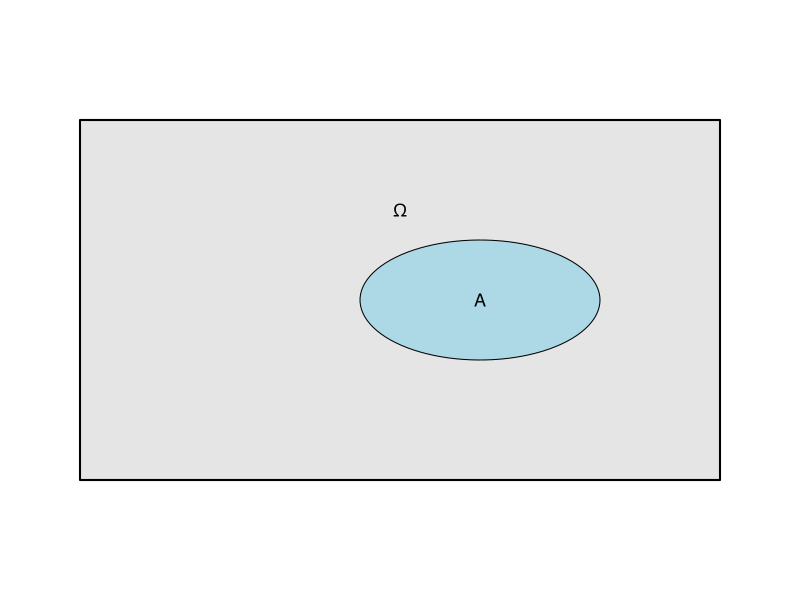
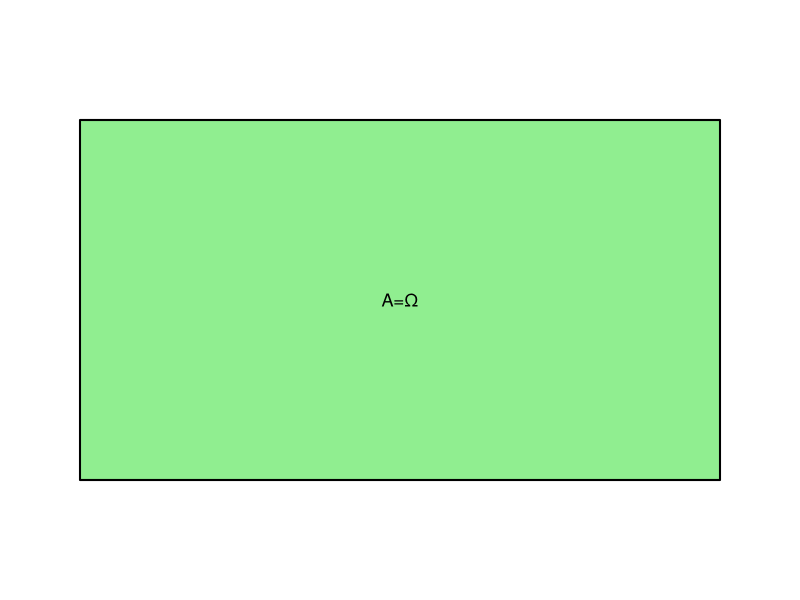
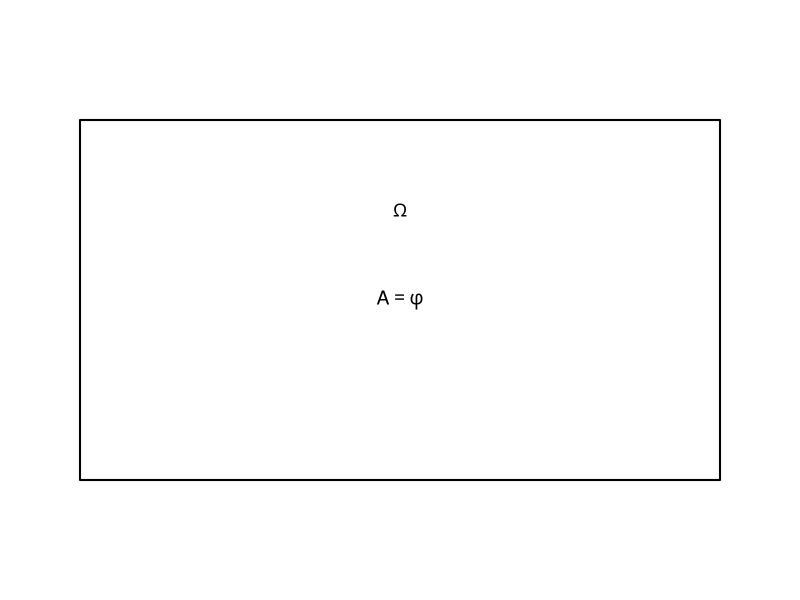
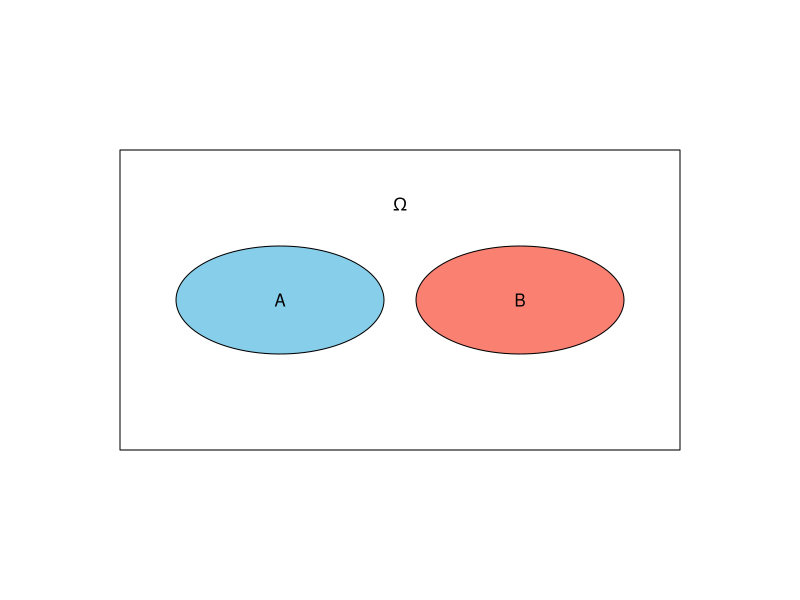
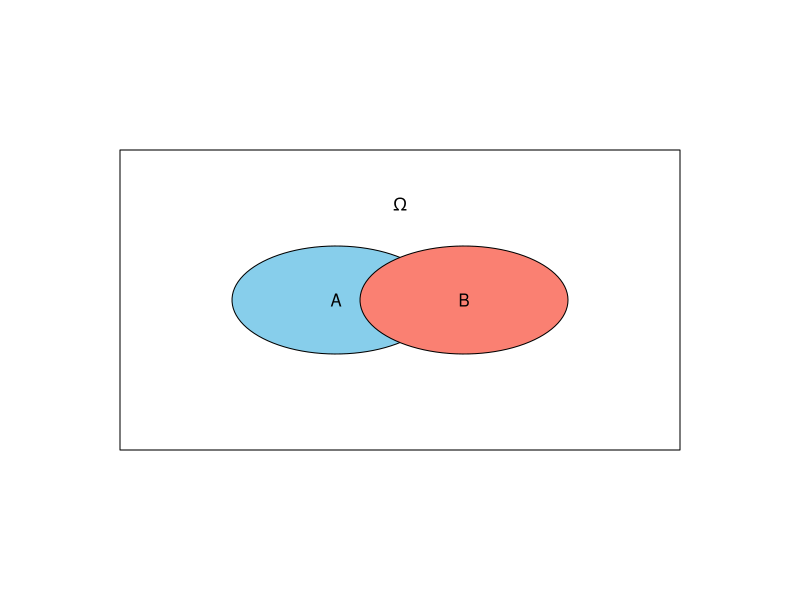
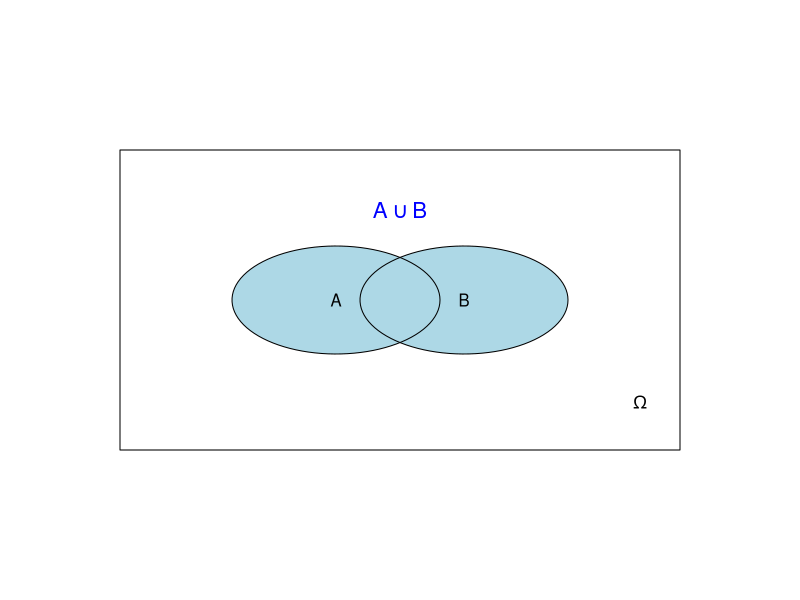
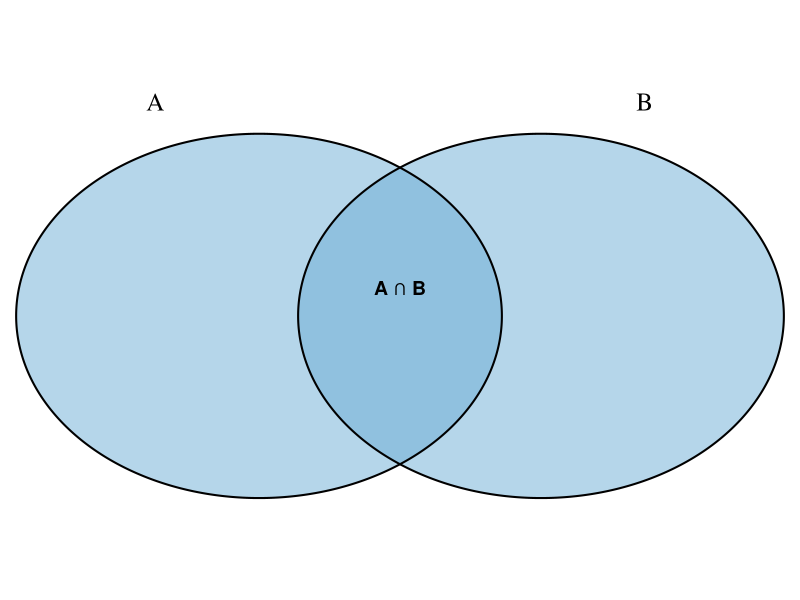
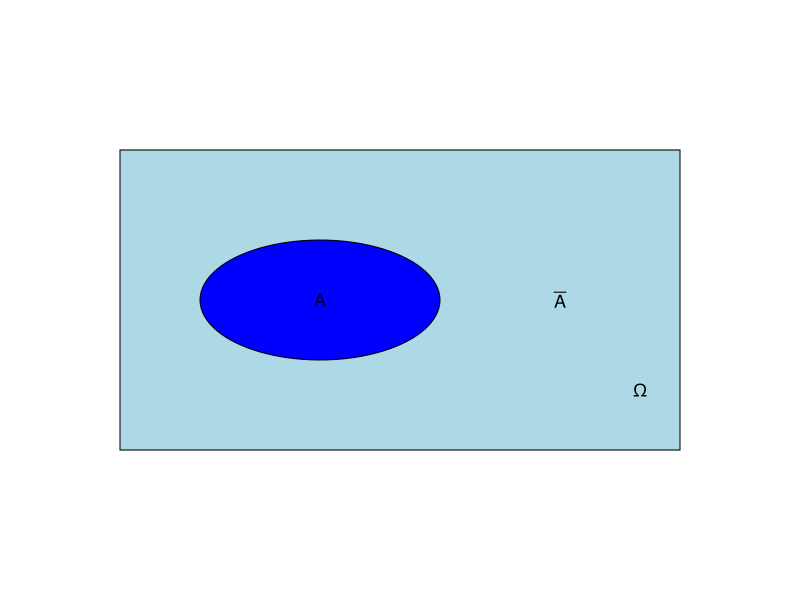

Recreate these plots in R, in order.
## ---- chunk 1
library(grid)
grid.newpage()
pushViewport(viewport())

# Rectángulo Ω
grid.rect(width = 0.8, height = 0.6, gp = gpar(fill = "gray90", col = "black", lwd = 2))
grid.text(expression(Omega), y = unit(0.65, "npc"), gp = gpar(fontsize = 13, fontface = "bold"))

# Elipse A dentro de Ω
theta <- seq(0, 2*pi, length.out = 100)
x <- 0.6 + 0.15*cos(theta)
y <- 0.5 + 0.1*sin(theta)
grid.polygon(x = x, y = y, gp = gpar(fill = "lightblue", col = "black"))
grid.text("A", x = 0.6, y = 0.5, gp = gpar(fontsize = 13))
## ---- chunk 2
library(grid)
grid.newpage()
pushViewport(viewport())

# Dibujar rectángulo Ω
grid.rect(width = 0.8, height = 0.6, gp = gpar(fill = "lightgreen", col = "black", lwd = 2))
grid.text("A=Ω", x = 0.5, y = 0.5, gp = gpar(fontsize = 13, col = "black"))
## ---- chunk 3
library(grid)
grid.newpage()
pushViewport(viewport())

# Dibujar Ω como un rectángulo
grid.rect(width = 0.8, height = 0.6, gp = gpar(fill = "white", col = "black", lwd = 2))
grid.text(expression(Omega), x = 0.5, y = 0.65, gp = gpar(fontsize = 13, fontface = "bold"))

# Mostrar A = ∅çç usando notación matemática
grid.text(expression(A == phi), x = 0.5, y = 0.5, gp = gpar(fontsize = 14))
## ---- chunk 4
library(grid)
grid.newpage()
pushViewport(viewport())

# Espacio muestral (rectángulo más pequeño y proporcionado)
grid.rect(width = 0.7, height = 0.5, gp = gpar(fill = "white", col = "black"))
grid.text(expression(Omega), y = unit(0.66, "npc"), gp = gpar(fontsize = 13))

# Elipses A y B (separadas ligeramente más pequeñas)
theta <- seq(0, 2*pi, length.out = 100)
xA <- 0.35 + 0.13*cos(theta)
yA <- 0.5 + 0.09*sin(theta)
grid.polygon(x = xA, y = yA, gp = gpar(fill = "skyblue", col = "black"))
grid.text("A", x = 0.35, y = 0.5)

xB <- 0.65 + 0.13*cos(theta)
yB <- 0.5 + 0.09*sin(theta)
grid.polygon(x = xB, y = yB, gp = gpar(fill = "salmon", col = "black"))
grid.text("B", x = 0.65, y = 0.5)

## ---- chunk 5
library(grid)
grid.newpage()
pushViewport(viewport())

# Espacio muestral
grid.rect(width = 0.7, height = 0.5, gp = gpar(fill = "white", col = "black"))
grid.text(expression(Omega), y = unit(0.66, "npc"), gp = gpar(fontsize = 13))

# Elipses A y B con intersección
theta <- seq(0, 2*pi, length.out = 100)
xA <- 0.42 + 0.13*cos(theta)
yA <- 0.5 + 0.09*sin(theta)
grid.polygon(x = xA, y = yA, gp = gpar(fill = "skyblue", col = "black"))
grid.text("A", x = 0.42, y = 0.5)

xB <- 0.58 + 0.13*cos(theta)
yB <- 0.5 + 0.09*sin(theta)
grid.polygon(x = xB, y = yB, gp = gpar(fill = "salmon", col = "black"))
grid.text("B", x = 0.58, y = 0.5)
## ---- chunk 6
library(grid)
grid.newpage()
pushViewport(viewport())

# Rectángulo del espacio muestral
grid.rect(width = 0.7, height = 0.5, gp = gpar(fill = "white", col = "black"))
grid.text(expression(Omega), x = unit(0.8, "npc"), y = unit(0.33, "npc"), gp = gpar(fontsize = 13))

# Elipses A y B
theta <- seq(0, 2*pi, length.out = 100)
xA <- 0.42 + 0.13*cos(theta)
yA <- 0.5 + 0.09*sin(theta)
grid.polygon(x = xA, y = yA, gp = gpar(fill = "lightblue", col = NA))

xB <- 0.58 + 0.13*cos(theta)
yB <- 0.5 + 0.09*sin(theta)
grid.polygon(x = xB, y = yB, gp = gpar(fill = "lightblue", col = NA))

# Contornos
grid.polygon(x = xA, y = yA, gp = gpar(fill = NA, col = "black"))
grid.polygon(x = xB, y = yB, gp = gpar(fill = NA, col = "black"))

# Etiquetas internas
grid.text("A", x = 0.42, y = 0.5)
grid.text("B", x = 0.58, y = 0.5)

# Etiqueta A ∪ B dentro del recuadro pero fuera de la intersección
grid.text(expression(paste(A %union%B)), 
          x = 0.5, y = 0.65, gp = gpar(fontsize = 16, col = "blue"))

## ---- chunk 7
library(VennDiagram)

# Datos
genes <- paste("gene", 1:1000, sep = "")
set.seed(20231214)
x <- list(
  A = sample(genes, 300),
  B = sample(genes, 525)
)

# Igualar tamaños visuales (mismo área para A y B)
mismo_tamano <- max(length(x$A), length(x$B))

# Calcular intersección real
interseccion <- length(intersect(x$A, x$B))

# Dibujar el diagrama
grid.newpage()
venn.plot <- draw.pairwise.venn(
  area1 = mismo_tamano,
  area2 = mismo_tamano,
  cross.area = interseccion,
  category = c("A", "B"),
  fill = c("#6BAED6", "#6BAED6"),  # Azul claro
  alpha = c(0.5, 0.5),
  cat.pos = c(-20, 20),
  cat.dist = 0.05,
  lty = "solid",
  cex = 0,
  cat.cex = 1.5
)

# Añadir etiqueta en la intersección
grid.text("A ∩ B", x = 0.5, y = 0.52, gp = gpar(fontsize = 14, fontface = "bold"))


## ---- chunk 8
library(grid)
grid.newpage()
pushViewport(viewport())

# Rectángulo que representa Ω
grid.rect(width = 0.7, height = 0.5, gp = gpar(fill = "lightblue", col = "black"))
grid.text(expression(Omega), x = unit(0.8, "npc"), y = unit(0.35, "npc"), gp = gpar(fontsize = 13))

# Elipse para A (a la izquierda)
theta <- seq(0, 2*pi, length.out = 100)
xA <- 0.4 + 0.15*cos(theta)
yA <- 0.5 + 0.1*sin(theta)
grid.polygon(x = xA, y = yA, gp = gpar(fill = "blue", col = "black"))
grid.text("A", x = 0.4, y = 0.5, gp = gpar(fontsize = 13))

# Zona de A complementario (resto del espacio menos la elipse de A)
# Esto se sugiere visualmente como el área blanca fuera del área azul claro
grid.text(expression(bar(A)), x = 0.7, y = 0.5, gp = gpar(fontsize = 13))

## ---- chunk 9
library(grid)
grid.newpage()
pushViewport(viewport())

# Espacio muestral
grid.rect(width = 0.7, height = 0.5, gp = gpar(fill = "white", col = "black"))
grid.text(expression(Omega), x = unit(0.8, "npc"), y = unit(0.35, "npc"), gp = gpar(fontsize = 13))

# Círculo A (a la izquierda)
theta <- seq(0, 2*pi, length.out = 100)
xA <- 0.42 + 0.13*cos(theta)
yA <- 0.5 + 0.09*sin(theta)
grid.polygon(x = xA, y = yA, gp = gpar(fill = "lightblue", col = NA))

# Círculo B (a la derecha, solapado parcialmente)
xB <- 0.58 + 0.13*cos(theta)
yB <- 0.5 + 0.09*sin(theta)
grid.polygon(x = xB, y = yB, gp = gpar(fill = "white", col = NA))

# Contornos
grid.polygon(x = xA, y = yA, gp = gpar(fill = NA, col = "black"))
grid.polygon(x = xB, y = yB, gp = gpar(fill = NA, col = "black"))

# Etiquetas
grid.text("A", x = 0.4, y = 0.65, gp = gpar(fontsize = 13))
grid.text("B", x = 0.6, y = 0.65, gp = gpar(fontsize = 13))
grid.text(expression(A - B), x = 0.38, y = 0.5, gp = gpar(fontsize = 14, col = "blue"))
## ---- chunk 10
library(grid)
grid.newpage()
pushViewport(viewport())

# Espacio muestral
grid.rect(width = 0.7, height = 0.5, gp = gpar(fill = "white", col = "black"))
grid.text(expression(Omega), x = unit(0.8, "npc"), y = unit(0.35, "npc"), gp = gpar(fontsize = 13))

# Círculo B (pintamos B completo de azul claro)
theta <- seq(0, 2*pi, length.out = 100)
xB <- 0.58 + 0.13*cos(theta)
yB <- 0.5 + 0.09*sin(theta)
grid.polygon(x = xB, y = yB, gp = gpar(fill = "lightblue", col = NA))

# Círculo A (pintamos de blanco para eliminar la intersección visualmente)
xA <- 0.42 + 0.13*cos(theta)
yA <- 0.5 + 0.09*sin(theta)
grid.polygon(x = xA, y = yA, gp = gpar(fill = "white", col = NA))

# Contornos de A y B
grid.polygon(x = xA, y = yA, gp = gpar(fill = NA, col = "black"))
grid.polygon(x = xB, y = yB, gp = gpar(fill = NA, col = "black"))

# Etiquetas
grid.text("A", x = 0.4, y = 0.65, gp = gpar(fontsize = 13))
grid.text("B", x = 0.6, y = 0.65, gp = gpar(fontsize = 13))
grid.text(expression(B - A), x = 0.62, y = 0.5, gp = gpar(fontsize = 14, col = "blue"))
## ---- chunk 11
library(grid)
grid.newpage()
pushViewport(viewport())

# Espacio muestral
grid.rect(width = 0.7, height = 0.5, gp = gpar(fill = "lightblue", col = "black"))
grid.text(expression(Omega), x = unit(0.8, "npc"), y = unit(0.35, "npc"), gp = gpar(fontsize = 13))

# Círculo A
theta <- seq(0, 2*pi, length.out = 100)
xA <- 0.42 + 0.13*cos(theta)
yA <- 0.5 + 0.09*sin(theta)
grid.polygon(x = xA, y = yA, gp = gpar(fill = "white", col = NA))

# Círculo B
xB <- 0.58 + 0.13*cos(theta)
yB <- 0.5 + 0.09*sin(theta)
grid.polygon(x = xB, y = yB, gp = gpar(fill = "white", col = NA))

# Contornos de A y B
grid.polygon(x = xA, y = yA, gp = gpar(fill = NA, col = "black"))
grid.polygon(x = xB, y = yB, gp = gpar(fill = NA, col = "black"))

# Etiquetas
grid.text("A", x = 0.42, y = 0.5, gp = gpar(fontsize = 13))
grid.text("B", x = 0.58, y = 0.5, gp = gpar(fontsize = 13))

grid.text(expression(bar(A %union% B)), x = 0.5, y = 0.65, gp = gpar(fontsize = 14, col = "blue", fontface = "bold"))

## ---- chunk 12
library(grid)
grid.newpage()
pushViewport(viewport())

# Espacio muestral en azul claro
grid.rect(width = 0.7, height = 0.5, gp = gpar(fill = "lightblue", col = "black"))
grid.text(expression(Omega), x = unit(0.8, "npc"), y = unit(0.35, "npc"), gp = gpar(fontsize = 13))

# Coordenadas de los conjuntos A y B
theta <- seq(0, 2*pi, length.out = 100)
xA <- 0.42 + 0.13*cos(theta)
yA <- 0.5 + 0.09*sin(theta)
xB <- 0.58 + 0.13*cos(theta)
yB <- 0.5 + 0.09*sin(theta)

# Dibujar A ∩ B (intersección) en blanco
grid.polygon(x = xA, y = yA, gp = gpar(fill = "lightblue", col = NA))
grid.polygon(x = xB, y = yB, gp = gpar(fill = "lightblue", col = NA))

# Intersección aproximada pintada en blanco
xI <- 0.5 + 0.05*cos(theta)
yI <- 0.5 + 0.065*sin(theta)
grid.polygon(x = xI, y = yI, gp = gpar(fill = "white", col = NA))

# Contornos
grid.polygon(x = xA, y = yA, gp = gpar(fill = NA, col = "black"))
grid.polygon(x = xB, y = yB, gp = gpar(fill = NA, col = "black"))

# Etiquetas
grid.text("A", x = 0.42, y = 0.5, gp = gpar(fontsize = 13))
grid.text("B", x = 0.58, y = 0.5, gp = gpar(fontsize = 13))
grid.text(expression(bar(A %intersection% B)), x = 0.5, y = 0.65, gp = gpar(fontsize = 14, col = "blue", fontface = "bold"))

## ---- chunk 13
library(DiagrammeR)

grViz("
digraph bayes_tree {
  graph [rankdir = LR]

  node [shape = box, style = filled, fillcolor = LightYellow]

  Inicio -> Fuma [label = '0.4']
  Inicio -> NoFuma [label = '0.6']
  Fuma -> HombreF [label = '0.75']
  Fuma -> MujerF [label = '0.25']
  NoFuma -> HombreNF [label = '0.4']
  NoFuma -> MujerNF [label = '0.6']

  Inicio [label='Inicio', fillcolor=LightBlue]
  Fuma [label='Fuma']
  NoFuma [label='No fuma']
  HombreF [label='Hombre']
  MujerF [label='Mujer']
  HombreNF [label='Hombre']
  MujerNF [label='Mujer']
}
")

## ---- chunk 14
set.seed(42)

# Tamaño de muestra
n <- 10000

# Generamos si el correo es spam (10%)
es_spam <- rbinom(n, 1, 0.10)

# Clasificador identifica spam con sensibilidad 98% y especificidad 90%
marcado_spam <- ifelse(es_spam == 1,
                       rbinom(n, 1, 0.98),  # verdadero positivo
                       rbinom(n, 1, 0.10))  # falso positivo

# Guardamos en un data.frame
correos <- data.frame(es_spam, marcado_spam)

# Tabla de frecuencias
table(correos$marcado_spam, correos$es_spam,
      dnn = c("Marcado como spam", "Es spam"))
## ---- chunk 15
# Correos marcados como spam
correos_marcados <- correos[correos$marcado_spam == 1, ]

# Proporción de verdaderos spam entre los marcados
prob_spam_dado_marcado <- mean(correos_marcados$es_spam)
prob_spam_dado_marcado

## ---- chunk 16


library(ggplot2)

# Etiquetas más legibles
correos$Verdadero <- factor(ifelse(correos$es_spam == 1, "Spam", "No Spam"),
                            levels = c("Spam", "No Spam"))
correos$Clasificado <- factor(ifelse(correos$marcado_spam == 1, "Marcado como spam", "No marcado"),
                              levels = c("Marcado como spam", "No marcado"))

# Matriz de confusión
ggplot(correos, aes(x = Verdadero, fill = Clasificado)) +
  geom_bar(position = "fill") +
  scale_y_continuous(labels = scales::percent) +
  labs(title = "Proporción de correos clasificados por tipo real",
       y = "Porcentaje", x = "Tipo real del correo") +
  scale_fill_manual(values = c("lightblue", "gray90")) +
  theme_minimal(base_size = 13)
## ---- chunk 17
set.seed(42)
n <- 100000
dado <- sample(1:6, n, replace = TRUE)
moneda <- sample(c("cara", "cruz"), n, replace = TRUE)

A <- dado %% 2 == 0
B <- moneda == "cara"

p_A <- mean(A)
p_B <- mean(B)
p_AB <- mean(A & B)

c(P_A = p_A, P_B = p_B, P_AyB = p_AB, Producto = p_A * p_B, dif = p_AB - p_A * p_B)

## ---- chunk 18
set.seed(123)

n <- 10000
A <- runif(n) < 0.9
B <- runif(n) < 0.8 & A         # B depende de A
C <- runif(n) < 0.7 & A & B     # C depende de A y B

# Probabilidad empírica de que A, B y C ocurran a la vez
mean(A & B & C)
## ---- chunk 19
choose(5, 3)
## ---- chunk 20
# Número de combinaciones con repetición de 3 elementos tomados de 4 tipos
choose(4 + 3 - 1, 3)
## ---- chunk 21
# Variaciones sin repetición: V(5,2)
factorial(5) / factorial(5 - 2)
## ---- chunk 22
# Variaciones con repetición: V'(4,3)
4^3
## ---- chunk 23
# Permutaciones sin repetición: P(4)
factorial(4)

## ---- chunk 24
# Permutaciones con repetición: letras de "ANA"
factorial(3) / (factorial(2) * factorial(1))
